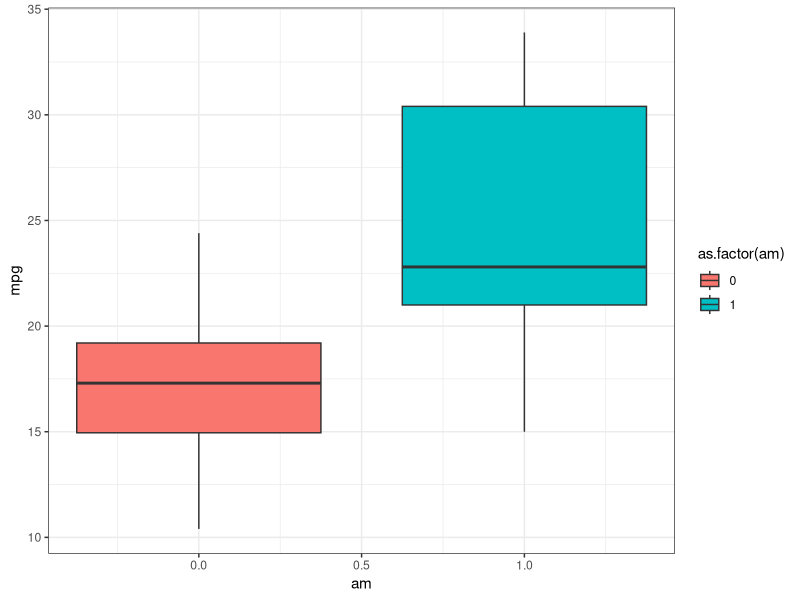
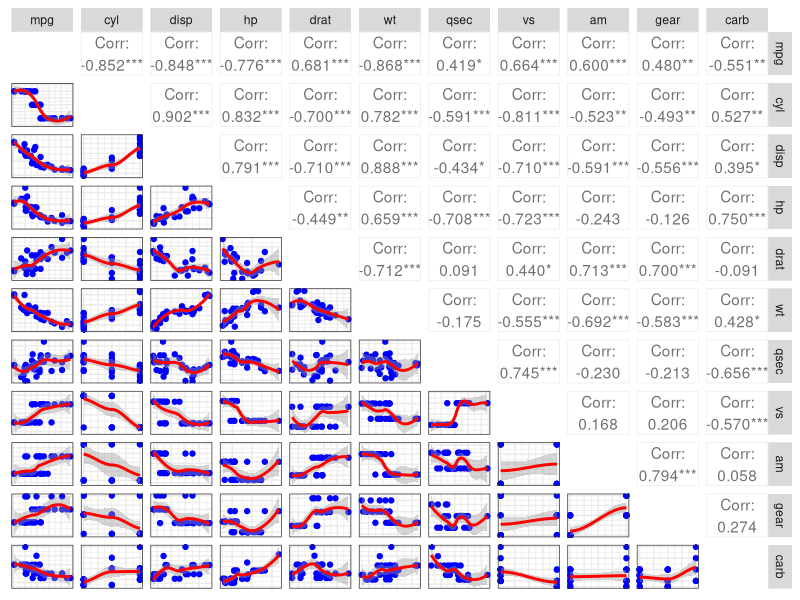
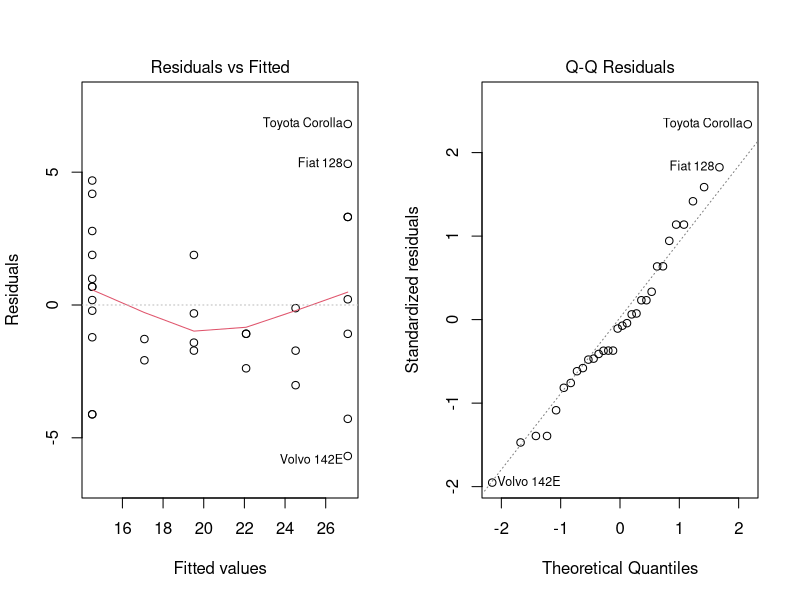

Here is the R script that generated these plots, in order:
## ---- chunk 1
library(ggplot2); library(GGally); data('mtcars')
## ---- chunk 2
str(mtcars)
## ---- chunk 3
aggregate(mpg ~ am, data=mtcars, mean)
## ---- chunk 4
auto <- mtcars[mtcars$am==0, 'mpg']; length(auto)
manual <- mtcars[mtcars$am==1, 'mpg']; length(manual)
## ---- chunk 5
t.test(auto, manual, var.equal = FALSE, paired = FALSE, conf.level = 0.95)
## ---- chunk 6
fit1 <- lm(mpg ~ ., data=mtcars)
fit2 <- lm(mpg ~ am, data=mtcars)
fit3 <- lm(mpg ~ am+cyl, data=mtcars)
fit4 <- lm(mpg ~ am+cyl+disp, data=mtcars)
fit5 <- lm(mpg ~ am+cyl+disp+wt, data=mtcars)
## ---- chunk 7
anova(fit1, fit2, fit3, fit4, fit5)
## ---- chunk 8
summary(fit2)$r.squared; summary(fit3)$r.squared
## ---- chunk 9
summary(fit3)$coef
## ---- chunk 10
str(mtcars)
## ---- chunk 11
aggregate(mpg ~ am, data=mtcars, mean)
## ---- chunk 12
ggplot(mtcars, aes(x=am, y=mpg, fill=as.factor(am))) + geom_boxplot() + theme_bw()
## ---- chunk 13
t.test(auto, manual, var.equal = FALSE, paired = FALSE, conf.level = 0.95)
## ---- chunk 14
ggpairs_wrapper <- function(data, mapping, color='blue', method='loess', ...){
    p <- ggplot(data=data, mapping=mapping) + 
        geom_point(color=color) +
        geom_smooth(method=method, color='red', ...) +
        theme_bw() +
        theme(axis.ticks.x=element_blank(), axis.ticks.y=element_blank(),
              axis.text.x=element_blank(), axis.text.y=element_blank())
    p
}
ggpairs(mtcars, lower=list(continuous=ggpairs_wrapper), diag='blank')
## ---- chunk 15
anova(fit1, fit2, fit3, fit4, fit5)
## ---- chunk 16
summary(fit2)$r.squared; summary(fit3)$r.squared
## ---- chunk 17
par(mfrow=c(1,2)); plot(fit3, which=c(1,2));par(mfrow=c(1,1))
## ---- chunk 18
summary(fit3)$coef
